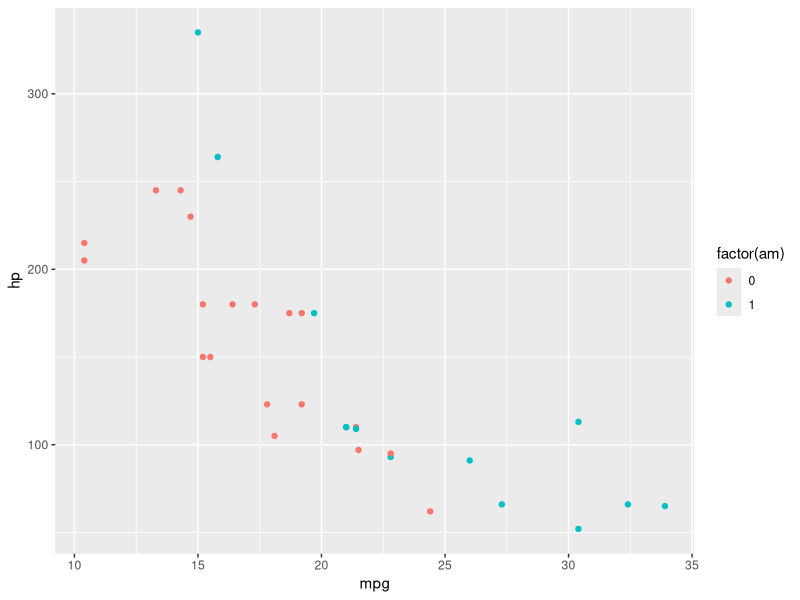
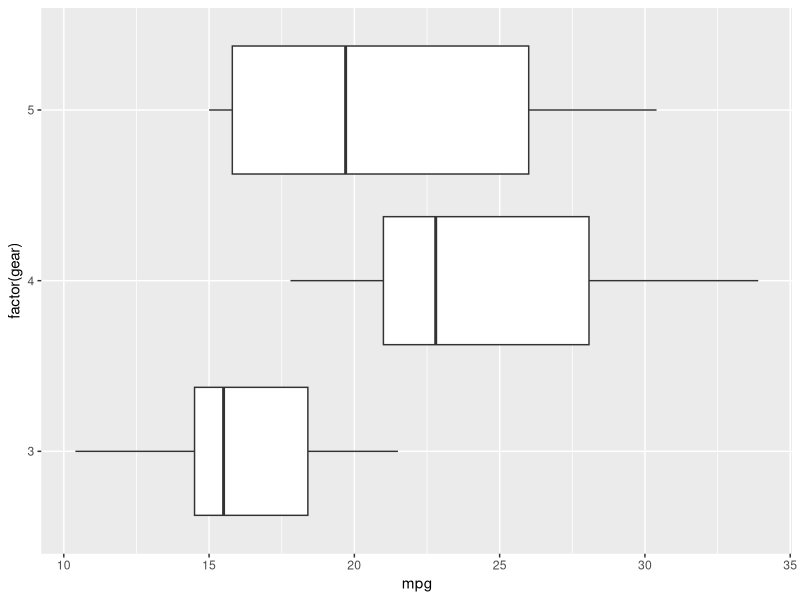
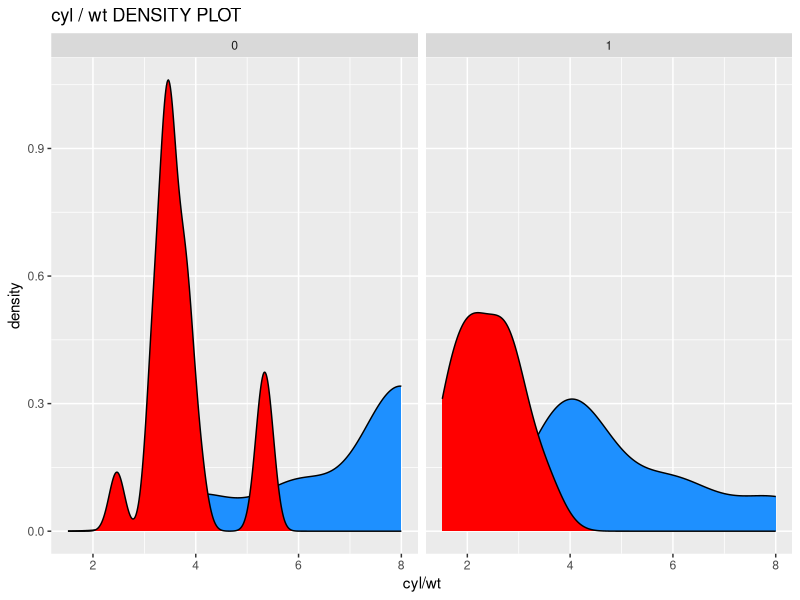

Source code (R) for these figures, in order:
# Illustrate the following with ggplot2 using mtcars data set

install.packages("ggplot2")
library("ggplot2")
data(mtcars)

# a) Make a Scatter plot of mpg vs. hp. Set color to am 

ggplot(
    mtcars,
    aes(x=mpg, y=hp)
) +
geom_point(
    aes(color=factor(am))
)

# b) Make a Box plot of mpg by number of gears
ggplot(
    mtcars,
    aes(x=mpg, y=factor(gear))
) +
geom_boxplot()

# c) Make a density plot: cyl vs wt,
	# i) Facet it by am
	# ii) Add a theme layer for the plot (graph title, background color etc)

ggplot(mtcars) + 
geom_density(
    aes(x=cyl),
    fill="dodgerblue"
) +
geom_density(
    aes(x=wt),
    fill="red"
) +
labs(
	title="cyl / wt DENSITY PLOT",
	x="cyl/wt"
) +
facet_wrap(~ am)
